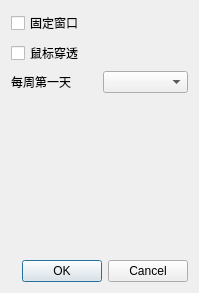
<?xml version="1.0" encoding="UTF-8"?>
<ui version="4.0">
 <class>SettingDialog</class>
 <widget class="QDialog" name="SettingDialog">
  <property name="geometry">
   <rect>
    <x>0</x>
    <y>0</y>
    <width>199</width>
    <height>293</height>
   </rect>
  </property>
  <property name="windowTitle">
   <string>设置</string>
  </property>
  <layout class="QVBoxLayout" name="verticalLayout">
   <item>
    <widget class="QCheckBox" name="checkBox">
     <property name="text">
      <string>固定窗口</string>
     </property>
    </widget>
   </item>
   <item>
    <widget class="QCheckBox" name="checkBox_2">
     <property name="text">
      <string>鼠标穿透</string>
     </property>
    </widget>
   </item>
   <item>
    <layout class="QHBoxLayout" name="horizontalLayout">
     <item>
      <widget class="QLabel" name="label">
       <property name="text">
        <string>每周第一天</string>
       </property>
      </widget>
     </item>
     <item>
      <widget class="QComboBox" name="comboBox"/>
     </item>
    </layout>
   </item>
   <item>
    <spacer name="verticalSpacer">
     <property name="orientation">
      <enum>Qt::Vertical</enum>
     </property>
     <property name="sizeHint" stdset="0">
      <size>
       <width>20</width>
       <height>40</height>
      </size>
     </property>
    </spacer>
   </item>
   <item>
    <widget class="QDialogButtonBox" name="buttonBox">
     <property name="orientation">
      <enum>Qt::Horizontal</enum>
     </property>
     <property name="standardButtons">
      <set>QDialogButtonBox::Cancel|QDialogButtonBox::Ok</set>
     </property>
    </widget>
   </item>
  </layout>
 </widget>
 <resources/>
 <connections>
  <connection>
   <sender>buttonBox</sender>
   <signal>accepted()</signal>
   <receiver>SettingDialog</receiver>
   <slot>accept()</slot>
   <hints>
    <hint type="sourcelabel">
     <x>248</x>
     <y>254</y>
    </hint>
    <hint type="destinationlabel">
     <x>157</x>
     <y>274</y>
    </hint>
   </hints>
  </connection>
  <connection>
   <sender>buttonBox</sender>
   <signal>rejected()</signal>
   <receiver>SettingDialog</receiver>
   <slot>reject()</slot>
   <hints>
    <hint type="sourcelabel">
     <x>316</x>
     <y>260</y>
    </hint>
    <hint type="destinationlabel">
     <x>286</x>
     <y>274</y>
    </hint>
   </hints>
  </connection>
 </connections>
</ui>
